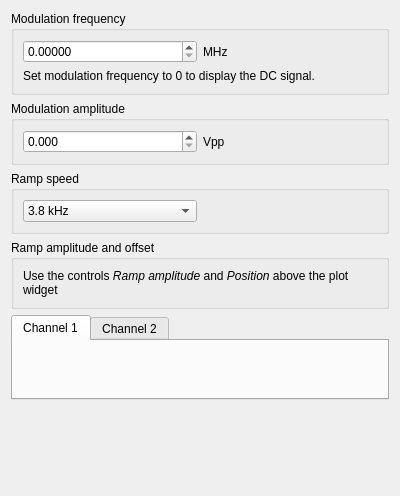
<?xml version="1.0" encoding="UTF-8"?>
<ui version="4.0">
 <class>Form</class>
 <widget class="QWidget" name="Form">
  <property name="geometry">
   <rect>
    <x>0</x>
    <y>0</y>
    <width>400</width>
    <height>496</height>
   </rect>
  </property>
  <property name="windowTitle">
   <string>Form</string>
  </property>
  <layout class="QVBoxLayout" name="verticalLayout">
   <item>
    <widget class="QGroupBox" name="groupBox_4">
     <property name="title">
      <string>Modulation frequency</string>
     </property>
     <layout class="QVBoxLayout" name="verticalLayout_5">
      <item>
       <layout class="QHBoxLayout" name="horizontalLayout_6">
        <item>
         <widget class="QDoubleSpinBox" name="modulation_frequency">
          <property name="decimals">
           <number>5</number>
          </property>
          <property name="stepType">
           <enum>QAbstractSpinBox::AdaptiveDecimalStepType</enum>
          </property>
         </widget>
        </item>
        <item>
         <widget class="QLabel" name="label_5">
          <property name="text">
           <string>MHz</string>
          </property>
         </widget>
        </item>
       </layout>
      </item>
      <item>
       <widget class="QLabel" name="label_3">
        <property name="text">
         <string>Set modulation frequency to 0 to display the DC signal.</string>
        </property>
        <property name="wordWrap">
         <bool>true</bool>
        </property>
       </widget>
      </item>
     </layout>
    </widget>
   </item>
   <item>
    <widget class="QGroupBox" name="groupBox">
     <property name="title">
      <string>Modulation amplitude</string>
     </property>
     <layout class="QVBoxLayout" name="verticalLayout_2">
      <item>
       <layout class="QHBoxLayout" name="horizontalLayout_2">
        <item>
         <widget class="QDoubleSpinBox" name="modulation_amplitude">
          <property name="decimals">
           <number>3</number>
          </property>
          <property name="maximum">
           <double>2.000000000000000</double>
          </property>
          <property name="singleStep">
           <double>0.100000000000000</double>
          </property>
          <property name="stepType">
           <enum>QAbstractSpinBox::AdaptiveDecimalStepType</enum>
          </property>
         </widget>
        </item>
        <item>
         <widget class="QLabel" name="label">
          <property name="text">
           <string>Vpp</string>
          </property>
         </widget>
        </item>
       </layout>
      </item>
     </layout>
    </widget>
   </item>
   <item>
    <widget class="QGroupBox" name="groupBox_3">
     <property name="title">
      <string>Ramp speed</string>
     </property>
     <layout class="QVBoxLayout" name="verticalLayout_4">
      <item>
       <layout class="QHBoxLayout" name="horizontalLayout_5">
        <item>
         <widget class="QComboBox" name="ramp_speed">
          <property name="sizePolicy">
           <sizepolicy hsizetype="Minimum" vsizetype="Fixed">
            <horstretch>0</horstretch>
            <verstretch>0</verstretch>
           </sizepolicy>
          </property>
          <item>
           <property name="text">
            <string>3.8 kHz</string>
           </property>
          </item>
          <item>
           <property name="text">
            <string>1.9 kHz</string>
           </property>
          </item>
          <item>
           <property name="text">
            <string>954 Hz</string>
           </property>
          </item>
          <item>
           <property name="text">
            <string>477 Hz</string>
           </property>
          </item>
          <item>
           <property name="text">
            <string>238 Hz</string>
           </property>
          </item>
          <item>
           <property name="text">
            <string>119 Hz</string>
           </property>
          </item>
          <item>
           <property name="text">
            <string>59 Hz</string>
           </property>
          </item>
          <item>
           <property name="text">
            <string>30 Hz</string>
           </property>
          </item>
          <item>
           <property name="text">
            <string>15 Hz</string>
           </property>
          </item>
          <item>
           <property name="text">
            <string>7.5 Hz</string>
           </property>
          </item>
          <item>
           <property name="text">
            <string>3.7 Hz</string>
           </property>
          </item>
          <item>
           <property name="text">
            <string>1.9 Hz</string>
           </property>
          </item>
          <item>
           <property name="text">
            <string>0.93 Hz</string>
           </property>
          </item>
          <item>
           <property name="text">
            <string>0.47 Hz</string>
           </property>
          </item>
          <item>
           <property name="text">
            <string>0.23 Hz</string>
           </property>
          </item>
          <item>
           <property name="text">
            <string>0.12 Hz</string>
           </property>
          </item>
         </widget>
        </item>
        <item>
         <widget class="QLabel" name="label_2">
          <property name="text">
           <string/>
          </property>
         </widget>
        </item>
       </layout>
      </item>
     </layout>
    </widget>
   </item>
   <item>
    <widget class="QGroupBox" name="groupBox_2">
     <property name="title">
      <string>Ramp amplitude and offset</string>
     </property>
     <layout class="QVBoxLayout" name="verticalLayout_3">
      <item>
       <widget class="QLabel" name="label_4">
        <property name="text">
         <string>&lt;html&gt;&lt;head/&gt;&lt;body&gt;&lt;p&gt;Use the controls &lt;span style=&quot; font-style:italic;&quot;&gt;Ramp amplitude&lt;/span&gt; and &lt;span style=&quot; font-style:italic;&quot;&gt;Position &lt;/span&gt;above the plot widget&lt;/p&gt;&lt;/body&gt;&lt;/html&gt;</string>
        </property>
        <property name="textFormat">
         <enum>Qt::RichText</enum>
        </property>
        <property name="wordWrap">
         <bool>true</bool>
        </property>
       </widget>
      </item>
     </layout>
    </widget>
   </item>
   <item>
    <widget class="QTabWidget" name="spectroscopyTabs">
     <property name="minimumSize">
      <size>
       <width>0</width>
       <height>0</height>
      </size>
     </property>
     <property name="currentIndex">
      <number>0</number>
     </property>
     <widget class="QWidget" name="spectroscopy_channel_1_page">
      <attribute name="title">
       <string>Channel 1</string>
      </attribute>
      <layout class="QVBoxLayout" name="verticalLayout_20">
       <item>
        <widget class="SpectroscopyChannelAPanel" name="widget_4" native="true">
         <property name="minimumSize">
          <size>
           <width>0</width>
           <height>0</height>
          </size>
         </property>
        </widget>
       </item>
      </layout>
     </widget>
     <widget class="QWidget" name="spectroscopy_channel_2_page">
      <attribute name="title">
       <string>Channel 2</string>
      </attribute>
      <layout class="QVBoxLayout" name="verticalLayout_19">
       <item>
        <widget class="QLabel" name="spectroscopyBPanelDisabled">
         <property name="text">
          <string>Enable dual channel spectroscopy in &quot;General&quot; tab in order to use the second channel.</string>
         </property>
         <property name="alignment">
          <set>Qt::AlignJustify|Qt::AlignTop</set>
         </property>
         <property name="wordWrap">
          <bool>true</bool>
         </property>
        </widget>
       </item>
       <item>
        <widget class="SpectroscopyChannelBPanel" name="spectroscopyBPanel" native="true"/>
       </item>
      </layout>
     </widget>
    </widget>
   </item>
   <item>
    <spacer name="verticalSpacer">
     <property name="orientation">
      <enum>Qt::Vertical</enum>
     </property>
     <property name="sizeHint" stdset="0">
      <size>
       <width>20</width>
       <height>0</height>
      </size>
     </property>
    </spacer>
   </item>
  </layout>
 </widget>
 <customwidgets>
  <customwidget>
   <class>SpectroscopyChannelBPanel</class>
   <extends>QWidget</extends>
   <header location="global">spectroscopy_panel.h</header>
   <container>1</container>
  </customwidget>
  <customwidget>
   <class>SpectroscopyChannelAPanel</class>
   <extends>QWidget</extends>
   <header location="global">spectroscopy_panel.h</header>
   <container>1</container>
  </customwidget>
 </customwidgets>
 <resources/>
 <connections/>
</ui>
